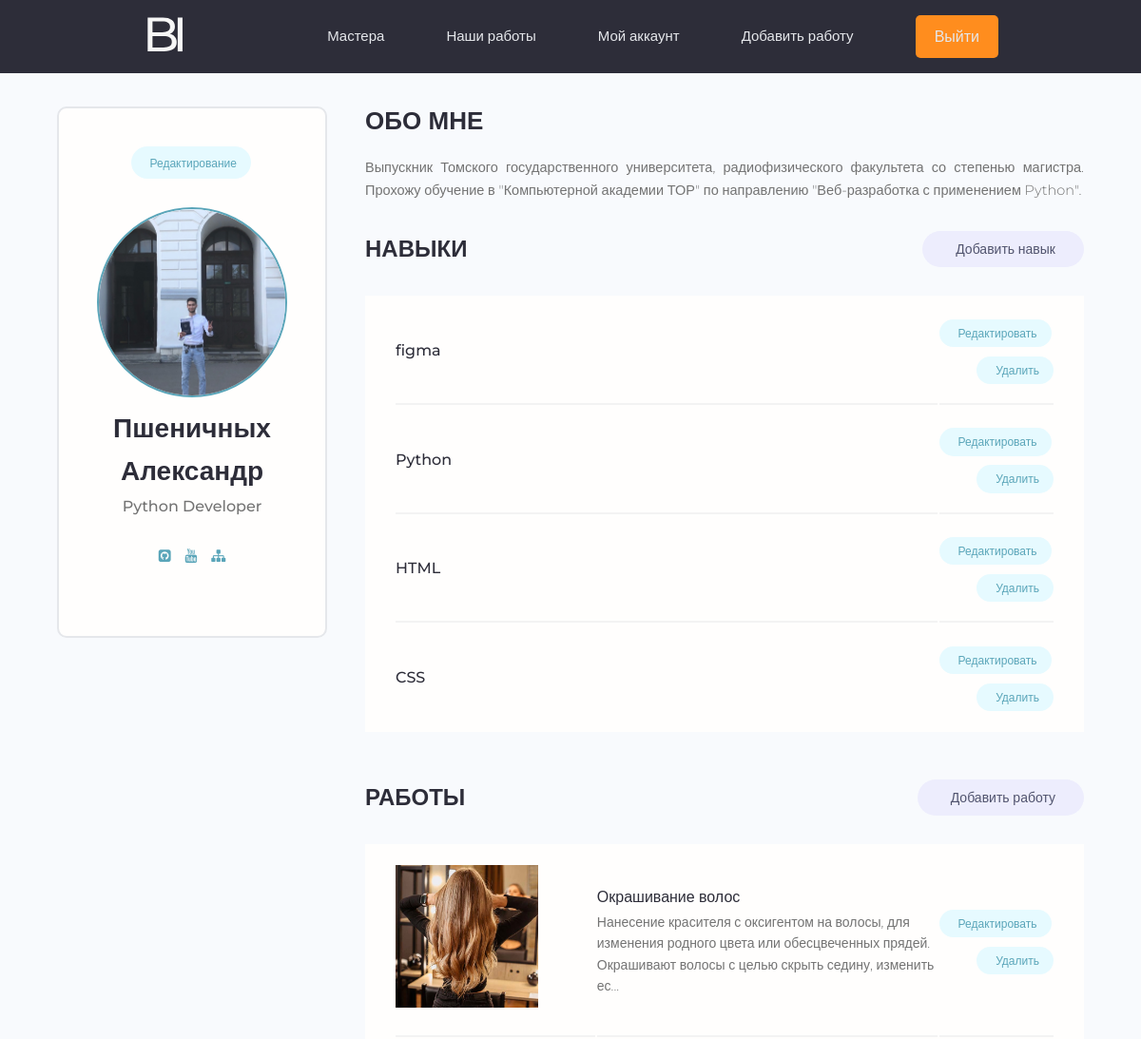
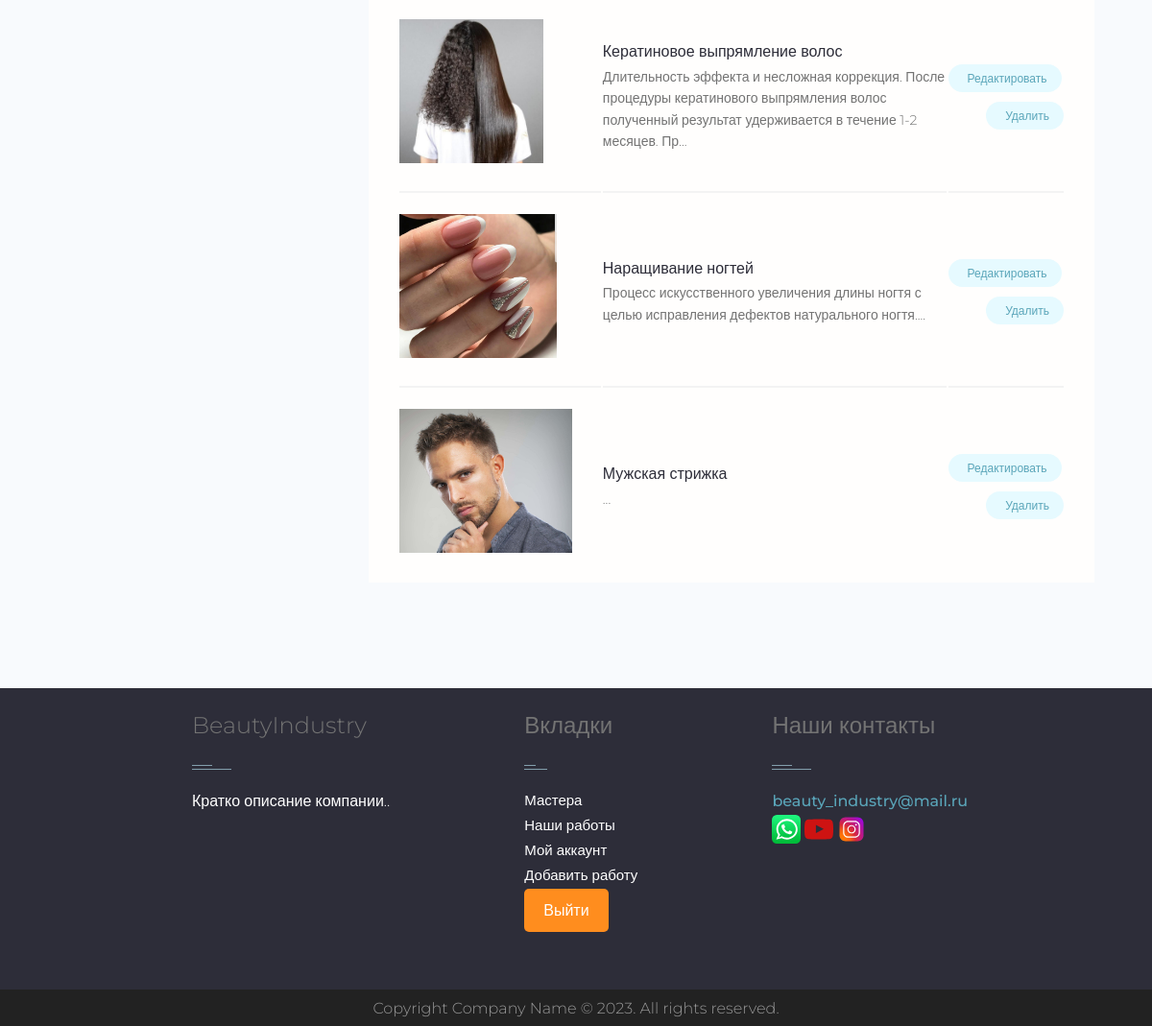
The app's page /account/ (signed in) with its own data (2 pictures, top to bottom).
### users/models.py (models this page shows, shortened)
class Profile(models.Model):
    user = models.OneToOneField(User, on_delete=models.CASCADE, null=True, blank=True, verbose_name='Логин')
    name = models.CharField(max_length=200, null=True, blank=True,verbose_name='Имя пользователя')
    email = models.EmailField(max_length=200, null=True, blank=True)  # EmailField - валидация от джанго
    username = models.CharField(max_length=200, blank=True, null=True, verbose_name='Никнейм пользователя')
    short_info = models.CharField(max_length=200, blank=True, null=True,verbose_name='Краткая информация о пользователе')  # профессия
    bio = models.TextField(blank=True, null=True, verbose_name='Полная информация')  # инфо о себе
    profile_image = models.ImageField(blank=True, null=True, upload_to='profiles/',
                                      default='profiles/user-default.png',verbose_name='Фото')
    whatsapp = models.CharField(max_length=200, null=True, blank=True)
    instagram = models.CharField(max_length=200, null=True, blank=True)
    vkontakte = models.CharField(max_length=200, null=True, blank=True)
    telegram = models.CharField(max_length=200, null=True, blank=True)
    created = models.DateTimeField(auto_now_add=True)

class Skill(models.Model):  # скилы(навыки) пользователя
    owner = models.ForeignKey(Profile, on_delete=models.CASCADE, null=True, blank=True)  # связь с профилем
    name = models.CharField(max_length=200, null=True, blank=True)  # имя навыка
    description = models.TextField(null=True, blank=True)  # описание навыка
    created = models.DateTimeField(auto_now_add=True)

### projects/models.py (models this page shows, shortened)
class Project(models.Model):
    owner = models.ForeignKey(Profile, on_delete=models.SET_NULL, null=True, blank=True)
    title = models.CharField(max_length=200, verbose_name='Заголовок')
    description = models.TextField(null=True, blank=True, verbose_name='Описание')
    featured_image = models.ImageField(null=True, blank=True, upload_to='projects/%Y/%m/%d/', default='default.jpg',
                                       verbose_name='Изображение')
    demo_link = models.CharField(max_length=2000, null=True, blank=True, verbose_name='Ссылка(по необходимости')
    source_link = models.CharField(max_length=2000, null=True, blank=True, verbose_name='Ссылка(по необходимости)')
    tags = models.ManyToManyField('Tag', blank=True, verbose_name='Тэги')

### users/views.py (the view)
# urls.py: path('account/', views.user_account, name='account'),
@login_required(login_url='login')
def user_account(request):  # Мой аккаунт
    profile = request.user.profile
    skills = profile.skill_set.all()
    projects = profile.project_set.all()
    context = {
        'profile': profile,
        'skills': skills,
        'project': projects
    }
    return render(request, 'users/account.html', context)

### users/templates/users/account.html (shortened to what this page needs)
{% extends 'projects/base.html' %}
{% block content %}
  <main class="settingsPage profile my-md">
    <div class="container">
      <div class="layout">
        <div class="column column--1of3">
          <div class="card text-center">
            <div class="card__body dev">
              <a class="tag tag--pill tag--main settings__btn" href="{% url 'edit-account' %}"> Редактирование</a>
              <img class="avatar avatar--xl dev__avatar" src="{{ profile.profile_image.url }}" />
              <h2 class="dev__name">{{ profile.name }}</h2>
              <p class="dev__title">{{ profile.short_info }}</p>
              <ul class="dev__social">
                {% if profile.whatsapp %}
                <li>
                  <a title="WhatsApp" href="{{ profile.whatsapp }}" target="_blank"><i class="fa fa-github-square"></i></a>
                </li>
                {% endif %}
                {% if profile.instagram %}
                <li>
                  <a title="Youtube" href="{{ profile.instagram }}" target="_blank"><i class="fa fa-youtube"></i></a>
                </li>
                {% endif %}
                {% if profile.vkontakte %}
                <li>
                  <a title="Personal Website" href="{{ profile.vkontakte }}" target="_blank"><i class="fa fa-sitemap"></i></a>
                </li>
                {% endif %}
              </ul>
            </div>
          </div>
        </div>
        <div class="column column--2of3">
          <div class="devInfo">
            <h3 class="devInfo__title">Обо мне</h3>
            <p class="devInfo__about">
            {{ profile.bio }}
            </p>
          </div>
          <div class="settings">
            <h3 class="settings__title">Навыки</h3>
            <a class="tag tag--pill tag--sub settings__btn tag--lg" href="{% url 'create-skill' %}"> Добавить навык</a>
          </div>
          <table class="settings__table">
            {% for skill in skills %}
            <tr>
              <td class="settings__tableInfo">
                <h4>{{ skill.name }}</h4>
              </td>
              <td class="settings__tableActions">
                <a class="tag tag--pill tag--main settings__btn" href="{% url 'update-skill' skill.id %}"> Редактировать</a>
                <a class="tag tag--pill tag--main settings__btn" href="{% url 'delete-skill' skill.id %}">
                  Удалить</a>
              </td>
            </tr>
            {% endfor %}
          </table>
          <div class="settings">
            <h3 class="settings__title">Работы</h3>
            <a class="tag tag--pill tag--sub settings__btn tag--lg" href="{% url 'create-project' %}"> Добавить работу</a>
          </div>
          <table class="settings__table">
            {% for project in profile.project_set.all %}
            <tr>
              <td class="settings__thumbnail">
                <a href="{% url 'project' project.id %}"><img src="{{ project.featured_image.url }}" alt="Project Thumbnail" /></a>
              </td>
              <td class="settings__tableInfo">
                <a href="{% url 'project' project.id %}">{{ project.title }}</a>
                <p>
                 {{ project.description|slice:150 }}...
                </p>
              </td>
              <td class="settings__tableActions">
                <a class="tag tag--pill tag--main settings__btn" href="{% url 'update-project' project.id %}"> Редактировать</a>
                <a class="tag tag--pill tag--main settings__btn" href="{% url 'delete-project' project.id %}">
                  Удалить</a>
              </td>
            </tr>
            {% endfor %}
          </table>
        </div>
      </div>
    </div>
  </main>
{% endblock %}

### projects/static/styles/app.css (style rules this page uses)
:root { --color-sub: #2d2d39; }
.card { border: 2px solid var(--color-light); }
.profile .card > .dev { padding: 4rem; }
.dev__avatar { display: block; margin: auto; }
.dev__name { color: var(--color-sub); font-size: 2.8rem; font-weight: 700; margin-top: 1rem; margin-bottom: 0.5rem; }
.dev__title { font-size: 1.6rem; font-weight: 500; line-height: 1.3; }
.dev__social { margin: 3rem 0; list-style: none; display: flex; justify-content: center; gap: 1.5rem; }
.devInfo { margin-bottom: 3rem; }
.devInfo__title, .devInfo__subtitle { font-size: 2.6rem; color: var(--color-sub); text-transform: uppercase; font-weight: 700; margin-bottom: 1.5rem; }
.devInfo__about, .devSkill__info { font-size: 1.45rem; line-height: 1.7; text-align: justify; }
.settingsPage .dev > .settings__btn { display: inline-block; margin-bottom: 3rem; }
.settings { display: flex; justify-content: space-between; align-items: center; }
.settings__title { font-size: 2.4rem; text-transform: uppercase; font-weight: 700; color: var(--color-sub); }
.settings__table { margin-top: 3rem; margin-bottom: 5rem; padding: 0 3rem; background: var(--color-white); }
.settings__table tr { width: 100%; }
.settings__table tr > td { padding: 2rem 0; }
.settings__table tr:not(:last-child) td { border-bottom: 2px solid var(--color-white-light); }
.settings__thumbnail { width: 23%; min-width: 10rem; }
.settings__thumbnail img { padding-right: 3rem; height: 15rem; object-fit: contain; }
.settings__tableInfo { width: 100%; }
.settings__tableInfo h4, .settings__tableInfo a { padding-right: 1rem; width: auto; font-size: 1.6rem; font-weight: 500; color: var(--color-sub); }
.settings__tableInfo p { font-size: 1.4rem; }
.settings__tableActions { text-align: right; }

### projects/static/uikit/styles/modules/_variables.css (style rules this page uses)
:root { --color-main: #5aa5b9; --color-main-light: #e6faff; --color-sub: #3f4156; --color-sub-light: #51546e; --color-sub-lighter: #ededfd; --color-text: #737373; --color-gray: #8b8b8b; --color-light: #e5e7eb; --color-light-gray: #767676; --color-bg: #f8fafd; --color-white: #fffefd; --color-white-light: #f3f3f3; --color-success: #359e64; --color-success-bg: #def8e8; --color-error: #fc4b0b; --color-error-bg: #fff2ee; --font-base: 'Poppins', arial, helvetica, 'Segoe UI', roboto, ubuntu, sans-serif; --font-monospace: 'Fira Code', 'Courier New', courier, monospace; --font-regular: 300; --font-medium: 500; --font-bold: 700; --generic-shadow: 1px 1px 5px #00000010; --generic-transition: all 0.3s ease-in-out; }

### projects/static/uikit/styles/modules/_base.css (style rules this page uses)
* { margin: 0; padding: 0; box-sizing: border-box; text-rendering: optimizeLegibility; color: inherit; font-size: inherit; }
html { font-size: 50%; }
@media only screen and (min-width: 480px) { html { font-size: 56.25%; } }
@media only screen and (min-width: 1200px) { html { font-size: 62.5%; } }
body { line-height: 1.6; font-weight: 400; font-size: 1.5rem; color: var(--color-text); background-color: var(--color-bg); min-height: 100vh; }

### projects/static/uikit/styles/modules/_typography.css (style rules this page uses)
* { font-family:'Montserrat', sans-serif; }
h2 { font-size: 3.6rem; font-weight: var(--font-bold); }
h3 { font-size: 3.2rem; font-weight: var(--font-medium); }
h4 { font-size: 2.8rem; font-weight: var(--font-medium); }
p, span, strong { font-size: 1.6rem; color: var(--color-text); font-weight: var(--font-regular); }
a { padding-bottom: 2px; text-decoration: none; display: inline-block; color: var(--color-main); font-weight: var(--font-medium); }

### projects/static/uikit/styles/modules/_utilities.css (style rules this page uses)
.container { width: 92%; max-width: 165rem; margin: 0 auto; box-sizing: border-box; }
@media screen and (min-width: 1000px) { .container { width: 90%; } }
@media screen and (min-width: 1200px) { .container { width: 90%; } }
.text-center { text-align: center; }
.my-md { margin: 3rem auto; }

### projects/static/uikit/styles/modules/_avatar.css (style rules this page uses)
.avatar { border-radius: 50%; border: 2px solid var(--color-main); object-fit: cover; }
.avatar--xl { height: 20rem; width: 20rem; }

### projects/static/uikit/styles/modules/_card.css (style rules this page uses)
.card { border-radius: 1rem; background-color: var(--color-white); border: 1.5px solid var(--color-light); width: auto; height: auto; margin-top: 0.5rem; margin-bottom: 0.5rem; overflow: hidden; }
.card__body, .card__header { padding: 2rem 2.5rem; }

### projects/static/uikit/styles/modules/_layout.css (style rules this page uses)
.layout { display: flex; flex-flow: row wrap; justify-content: space-between; }
.layout > .column { margin-bottom: 3rem; }
.layout > .column.column--1of3 { flex-basis: 25%; }
.layout > .column.column--2of3 { flex-basis: 70%; }

### records on screen
Profile: profile_image (picture), name "Пшеничных Александр", short_info "Python Developer", bio "Выпускник Томского государственного университета, радиофизического факультета со степенью магистра. Прохожу обучение в \"Компьютерной академии ТОР\" по направлению \"Веб-разработка с применением Python\"."
Skill: name "figma"
Skill: name "Python"
Skill: name "HTML"
Skill: name "CSS"
Project: featured_image (picture), title "Окрашивание волос", description "Нанесение красителя с оксигентом на волосы, для изменения родного цвета или обесцвеченных прядей. Окрашивают волосы с целью скрыть седину, изменить ес"
Project: featured_image (picture), title "Кератиновое выпрямление волос", description "Длительность эффекта и несложная коррекция. После процедуры кератинового выпрямления волос полученный результат удерживается в течение 1-2 месяцев. Пр"
Project: featured_image (picture), title "Наращивание ногтей", description "Процесс искусственного увеличения длины ногтя с целью исправления дефектов натурального ногтя."
Project: featured_image (picture), title "Мужская стрижка"
